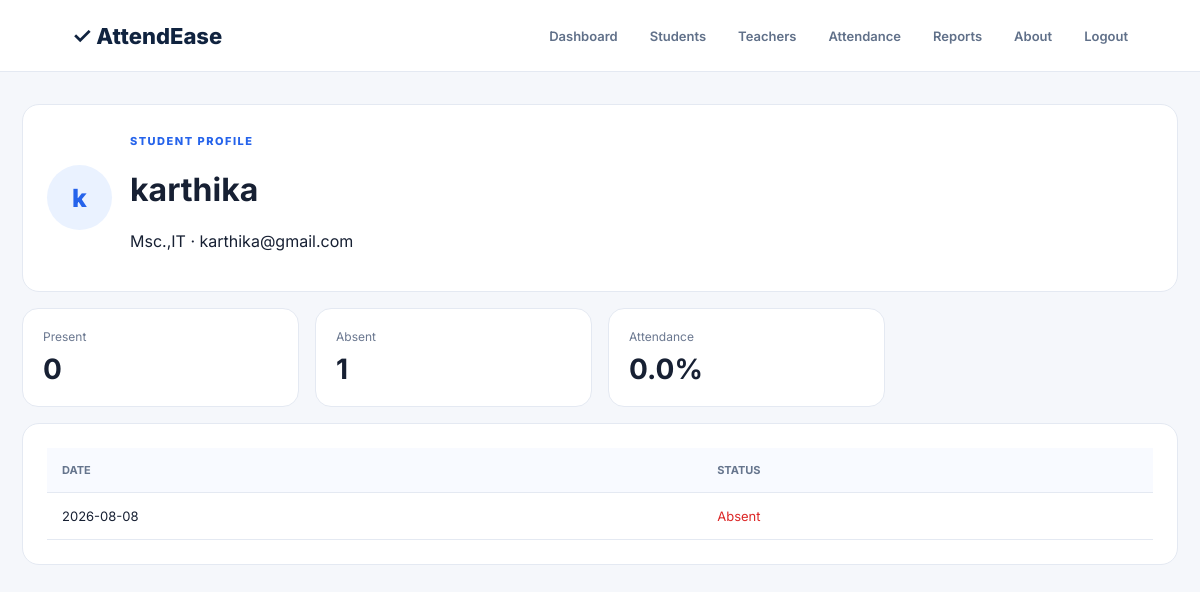
Page /student_profile/5 (signed in) on the committed database.
### tables this page shows
CREATE TABLE students(id INTEGER PRIMARY KEY AUTOINCREMENT,name TEXT NOT NULL,email TEXT NOT NULL,department TEXT NOT NULL,phone TEXT);

CREATE TABLE attendance(id INTEGER PRIMARY KEY AUTOINCREMENT,student_id INTEGER NOT NULL,date TEXT NOT NULL,status TEXT NOT NULL,UNIQUE(student_id,date),FOREIGN KEY(student_id) REFERENCES students(id));

### app.py (the view)
@app.route('/student_profile/<int:id>')
@login_required
def profile(id):
 c=db(); s=c.execute('SELECT * FROM students WHERE id=?',(id,)).fetchone(); r=c.execute('SELECT date,status FROM attendance WHERE student_id=? ORDER BY date DESC',(id,)).fetchall(); c.close(); p=sum(x['status']=='Present' for x in r); return render_template('student_profile.html',student=s,records=r,present=p,absent=len(r)-p,percentage=round(p*100/len(r),1) if r else 0)

### app.py (called while the page is built)
def db():
 c=sqlite3.connect(DB); c.row_factory=sqlite3.Row; return c

def login_required(f):
 @wraps(f)
 def w(*a,**k): return f(*a,**k) if session.get('logged_in') else redirect(url_for('login'))
 return w

### templates/student_profile.html
{% extends 'base.html' %}{% block content %}<div class="card profile"><div class="avatar">{{student.name[0]}}</div><div><span class="eyebrow">STUDENT PROFILE</span><h1>{{student.name}}</h1><p>{{student.department}} · {{student.email}}</p></div></div><section class="stats"><div><span>Present</span><strong>{{present}}</strong></div><div><span>Absent</span><strong>{{absent}}</strong></div><div><span>Attendance</span><strong>{{percentage}}%</strong></div></section><div class="card table"><table><tr><th>Date</th><th>Status</th></tr>{% for r in records %}<tr><td>{{r.date}}</td><td class="{{'green' if r.status=='Present' else 'red'}}">{{r.status}}</td></tr>{% else %}<tr><td colspan="2">No attendance records.</td></tr>{% endfor %}</table></div>{% endblock %}

### static/style.css (style rules this page uses)
:root { --blue:#2563eb;--navy:#10233f;--bg:#f5f7fb;--border:#e4e9f2;--muted:#6b7890;--green:#16a34a;--red:#dc2626 }
* { box-sizing:border-box }
body { margin:0;background:var(--bg);font-family:Inter,Arial;color:#172033 }
.eyebrow { font-size:11px;letter-spacing:1.5px;font-weight:800;color:var(--blue) }
.stats { display:grid;grid-template-columns:repeat(4,1fr);gap:16px;margin:16px 0 }
.stats>div { background:#fff;border:1px solid var(--border);border-radius:16px;padding:20px }
.stats span { display:block;color:var(--muted);font-size:12px }
.stats strong { font-size:28px;display:block;margin-top:8px }
.card { background:#fff;border:1px solid var(--border);border-radius:17px;padding:24px }
.table { overflow:auto }
table { width:100%;border-collapse:collapse;min-width:650px }
th,td { padding:15px;border-bottom:1px solid var(--border);text-align:left;font-size:13px }
th { background:#f8faff;color:#66758d;font-size:11px;text-transform:uppercase }
.red { color:var(--red)!important }
.profile { display:flex;align-items:center;gap:18px }
.avatar { width:65px;height:65px;border-radius:50%;display:grid;place-items:center;background:#eaf2ff;color:var(--blue);font-size:25px;font-weight:800 }

### rows in the picture
students: name "k", name "karthika", department "Msc.,IT", email "karthika@gmail.com"
attendance: date "2026-08-08", status "Absent"

### other values in the picture
{{ present }} "0"
{{ absent }} "1"
{{ percentage }} "0.0"
